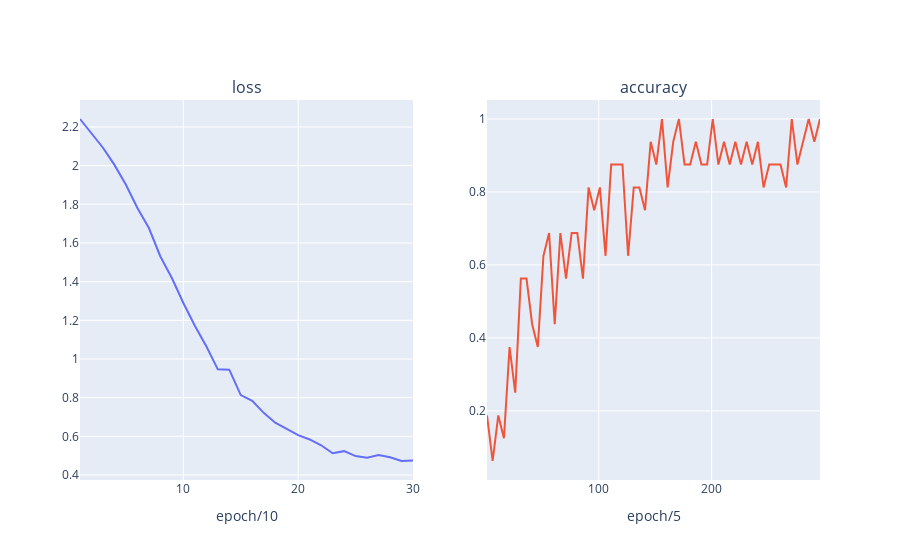

Notebook source saved alongside this figure:
### Markdown cell above
Unsuprisingly enough, finetuing with LoRA a pretrained heavy-weight ViT that has observed a more diverse sample (ImageNet) on more epochs has yeilded a much better results of $96\%+$. Interestingly enough, with these kinds of results, it was even able to train almost 10 times faster than our custom model:

### Code cell
import plotly.graph_objects as go
from plotly.subplots import make_subplots
import pandas as pd

loss = list(filter(lambda x: x is not None, list(map(lambda x: None if 'loss' not in x.keys() else x['loss'], trainer.state.log_history))))
log_hist = pd.DataFrame(trainer.state.log_history)
accuracy = log_hist['accuracy'].dropna()[:300:5].tolist()

fig = make_subplots(
    rows=1, cols=2,
    subplot_titles=('loss', 'accuracy'))


fig.add_trace(
    go.Scatter(x=list(range(1,31)), y=loss),
    row=1, col=1
)
fig.update_xaxes(title_text="epoch/10", row=1, col=1)

fig.add_trace(
    go.Scatter(x=list(range(1,301,5)), y=accuracy),
    row=1, col=2
)
fig.update_xaxes(title_text="epoch/5", row=1, col=2)

fig.update_layout(coloraxis=dict(colorscale='Bluered_r'), showlegend=False)
fig.show()

### Figure 1 — Plotly figure (JSON) as saved in the notebook; plotly's stock layout.template omitted (floating-point values rounded to 4 significant figures)
{"data": [{"type": "scatter", "x": [1, 2, 3, 4, 5, 6, 7, 8, 9, 10, 11, 12, 13, 14, 15, 16, 17, 18, 19, 20, 21, 22, 23, 24, 25, 26, 27, 28, 29, 30], "xaxis": "x", "y": [2.241, 2.17, 2.093, 2.004, 1.901, 1.781, 1.677, 1.53, 1.419, 1.29, 1.172, 1.065, 0.9466, 0.9448, 0.8133, 0.7834, 0.7214, 0.6706, 0.6368, 0.6062, 0.5839, 0.5537, 0.5125, 0.5234, 0.498, 0.4897, 0.5037, 0.4921, 0.4725, 0.4745], "yaxis": "y"}, {"type": "scatter", "x": [1, 6, 11, 16, 21, 26, 31, 36, 41, 46, 51, 56, 61, 66, 71, 76, 81, 86, 91, 96, 101, 106, 111, 116, 121, 126, 131, 136, 141, 146, 151, 156, 161, 166, 171, 176, 181, 186, 191, 196, 201, 206, 211, 216, 221, 226, 231, 236, 241, 246, 251, 256, 261, 266, 271, 276, 281, 286, 291, 296], "xaxis": "x2", "y": [0.1875, 0.0625, 0.1875, 0.125, 0.375, 0.25, 0.5625, 0.5625, 0.4375, 0.375, 0.625, 0.6875, 0.4375, 0.6875, 0.5625, 0.6875, 0.6875, 0.5625, 0.8125, 0.75, 0.8125, 0.625, 0.875, 0.875, 0.875, 0.625, 0.8125, 0.8125, 0.75, 0.9375, 0.875, 1, 0.8125, 0.9375, 1, 0.875, 0.875, 0.9375, 0.875, 0.875, 1, 0.875, 0.9375, 0.875, 0.9375, 0.875, 0.9375, 0.875, 0.9375, 0.8125, 0.875, 0.875, 0.875, 0.8125, 1, 0.875, 0.9375, 1, 0.9375, 1], "yaxis": "y2"}], "layout": {"annotations": [{"font": {"size": 16}, "showarrow": false, "text": "loss", "x": 0.225, "xanchor": "center", "xref": "paper", "y": 1, "yanchor": "bottom", "yref": "paper"}, {"font": {"size": 16}, "showarrow": false, "text": "accuracy", "x": 0.775, "xanchor": "center", "xref": "paper", "y": 1, "yanchor": "bottom", "yref": "paper"}], "coloraxis": {"colorscale": [[0, "rgb(255,0,0)"], [1, "rgb(0,0,255)"]]}, "showlegend": false, "xaxis": {"anchor": "y", "domain": [0, 0.45], "title": {"text": "epoch/10"}}, "xaxis2": {"anchor": "y2", "domain": [0.55, 1], "title": {"text": "epoch/5"}}, "yaxis": {"anchor": "x", "domain": [0, 1]}, "yaxis2": {"anchor": "x2", "domain": [0, 1]}}}
